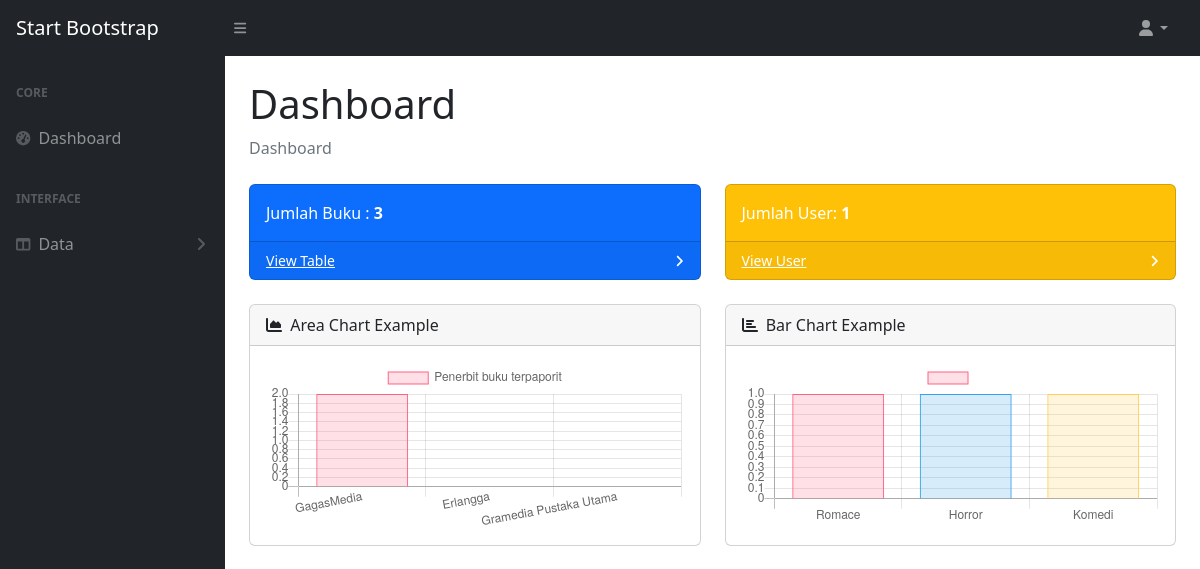
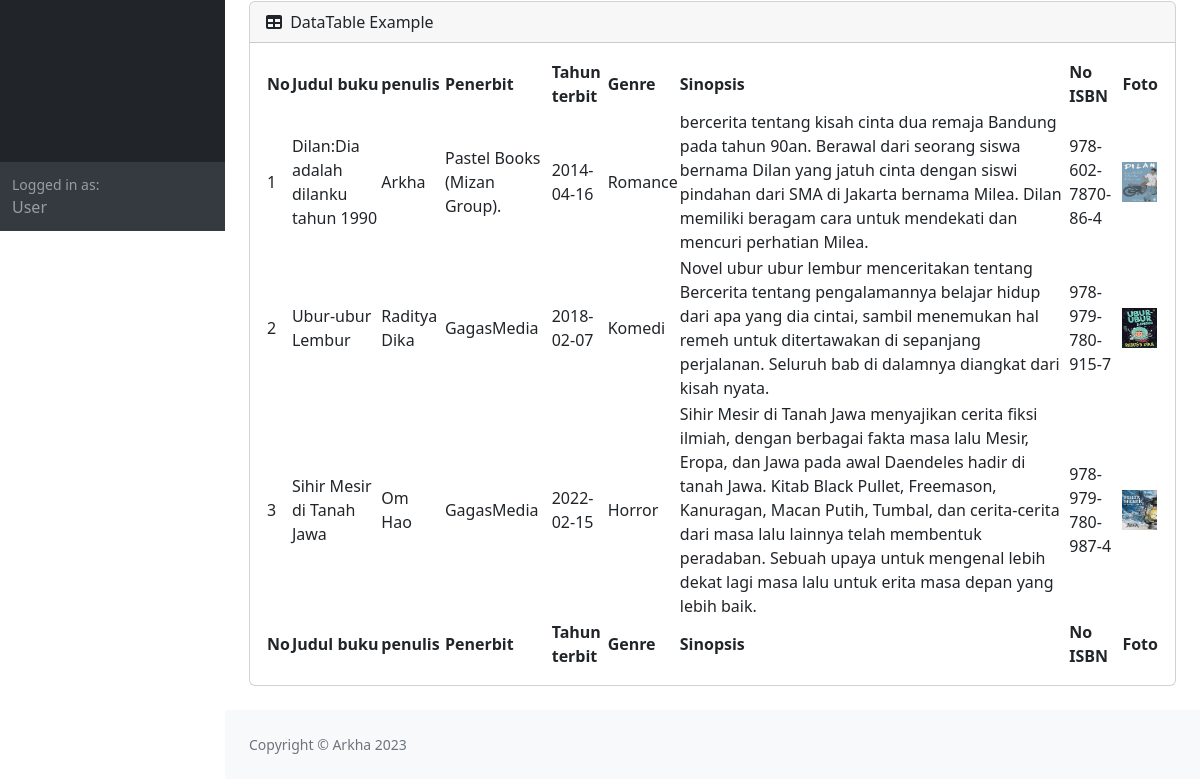
Page /user/index.php on the earlier database version (2 pictures, top to bottom).
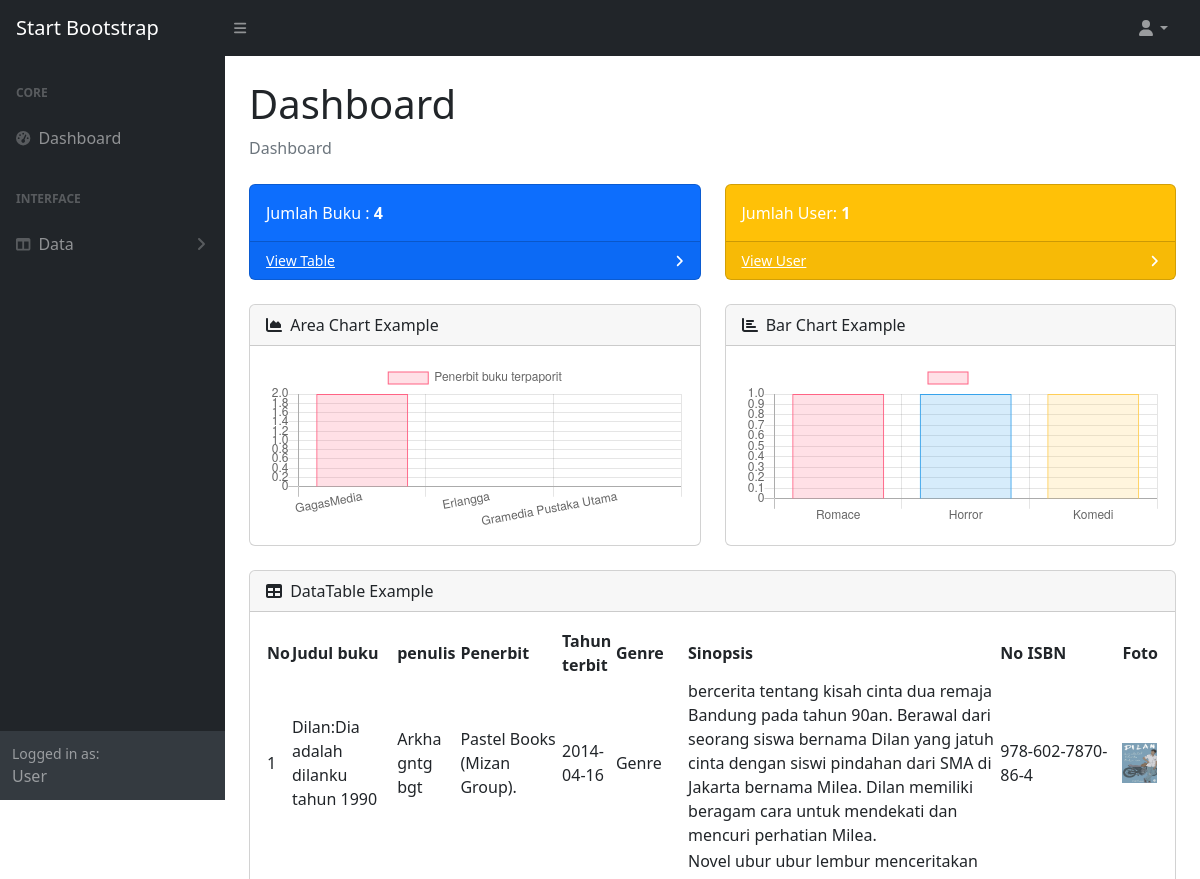
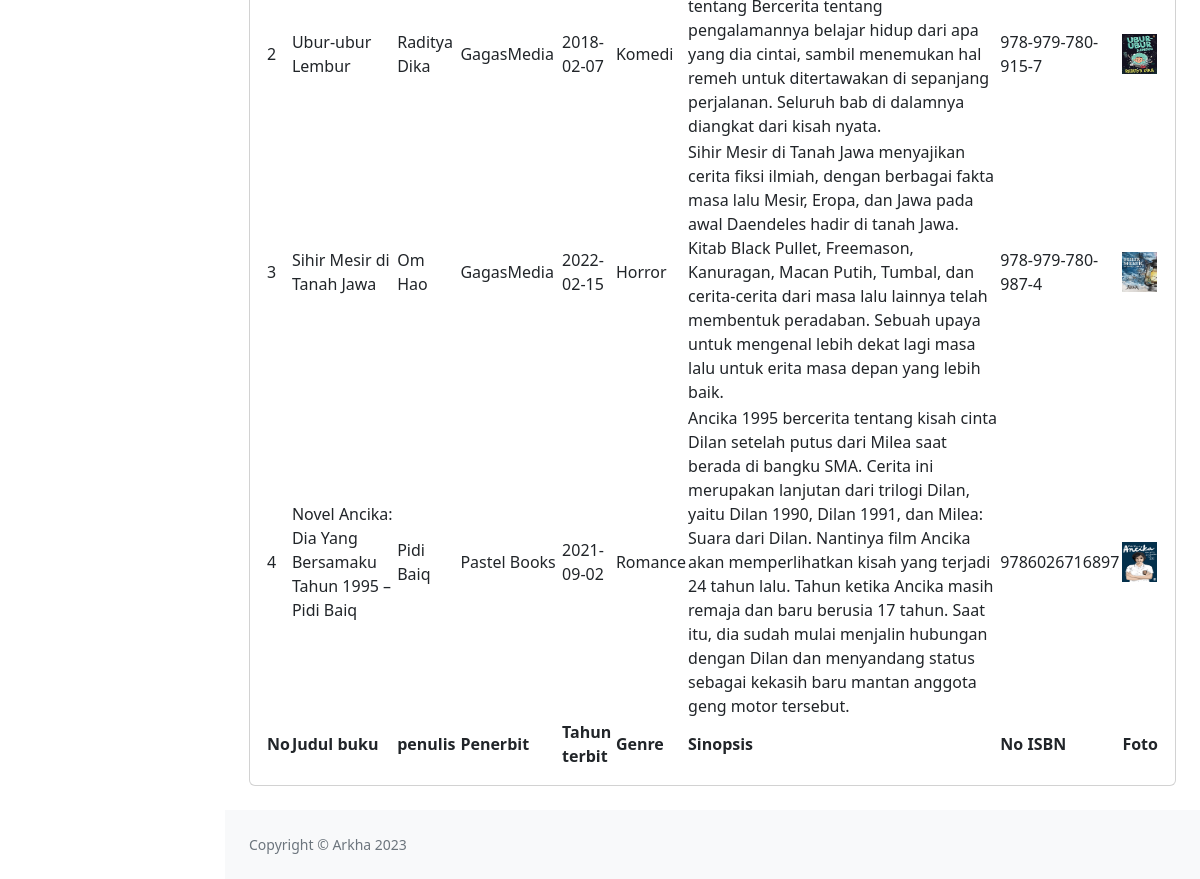
Same page on the later database version (2 pictures, top to bottom).
### tables this page shows
CREATE TABLE `daftar_buku` (
  `id_buku` int(11) NOT NULL,
  `judul` varchar(100) NOT NULL,
  `penulis` varchar(50) NOT NULL,
  `penerbit` varchar(50) NOT NULL,
  `tahun_terbit` date NOT NULL,
  `genre` varchar(50) NOT NULL,
  `sinopsis` text NOT NULL,
  `no_isbn` varchar(100) NOT NULL,
  `foto` varchar(255) NOT NULL
);

### user/index.php (the view, shortened to what the changed rows need)
<!DOCTYPE html>
<html lang="en">
<head>
    <link href="https://cdn.jsdelivr.net/npm/simple-datatables@7.1.2/dist/style.min.css" rel="stylesheet" />
    <link href="../css/styles.css" rel="stylesheet" />
</head>
<body class="sb-nav-fixed">
    <div id="layoutSidenav">
        <div id="layoutSidenav_content">
            <main>
                <div class="container-fluid px-4">
                    <h1 class="mt-4">Dashboard</h1>
                    <div class="row">
                        <?php
                        include "koneksi.php";
                        $data = mysqli_query($koneksi, "SELECT * FROM daftar_buku");
                        $jumlah_buku = mysqli_num_rows($data);
                        ?>
                        <div class="col-xl-6 col-md-6">
                            <div class="card bg-primary text-white mb-4">
                                <div class="card-body">Jumlah Buku : <b>
                                        <?php echo $jumlah_buku; ?>
                                    </b></div>
                            </div>
                        </div>
                    </div>
                    <div class="card mb-4">
                        <div class="card-body">
                            <table id="datatablesSimple">
                                <thead>
                                    <tr>
                                        <th>No</th>
                                        <th>Judul buku</th>
                                        <th>penulis</th>
                                        <th>Penerbit</th>
                                        <th>Tahun terbit</th>
                                        <th>Genre</th>
                                        <th>Sinopsis</th>
                                        <th>No ISBN</th>
                                        <th>Foto</th>
                                    </tr>
                                </thead>
                                <tfoot>
                                    <tr>
                                        <th>No</th>
                                        <th>Judul buku</th>
                                        <th>penulis</th>
                                        <th>Penerbit</th>
                                        <th>Tahun terbit</th>
                                        <th>Genre</th>
                                        <th>Sinopsis</th>
                                        <th>No ISBN</th>
                                        <th>Foto</th>
                                    </tr>
                                </tfoot>
                                <tbody>
                                    <?php
                                    include 'koneksi.php';
                                    $no = 1;
                                    $data = mysqli_query($koneksi, "select * from daftar_buku");
                                    while ($d = mysqli_fetch_array($data)) {
                                        ?>
                                        <tr>
                                            <td>
                                                <?php echo $no++; ?>
                                            </td>
                                            <td>
                                                <?php echo $d['judul']; ?>
                                            </td>
                                            <td>
                                                <?php echo $d['penulis']; ?>
                                            </td>
                                            <td>
                                                <?php echo $d['penerbit']; ?>
                                            </td>
                                            <td>
                                                <?php echo $d['tahun_terbit']; ?>
                                            </td>
                                            <td>
                                                <?php echo $d['genre']; ?>
                                            </td>
                                            <td>
                                                <?php echo $d['sinopsis']; ?>
                                            </td>
                                            <td>
                                                <?php echo $d['no_isbn']; ?>
                                            </td>
                                            <td>
                                                <img src="../admin/gambar/<?php echo $d['foto'] ?>" width="35" height="40">
                                            </td>
                                        </tr>
                                        <?php
                                    }
                                    ?>
                                </tbody>
                            </table>
                        </div>
                    </div>
                </div>
            </main>
        </div>
    </div>
    <script>
        var ctx = document.getElementById("myBarChart").getContext('2d');
        var myChart = new Chart(ctx, {
            type: 'bar',
            data: {
                labels: ["Romace", "Horror", "Komedi"],
                datasets: [{
                    label: '',
                    data: [
                        <?php
                        $data = $koneksi->query("SELECT genre FROM daftar_buku WHERE genre='Romance'");
                        $resF = $data->num_rows;
                        echo $resF;
                        ?>,
                        <?php
                        $data = $koneksi->query("SELECT genre FROM daftar_buku WHERE genre='Horror'");
                        $resF = $data->num_rows;
                        echo $resF;
                        ?>,
                        <?php
                        $data = $koneksi->query("SELECT genre FROM daftar_buku WHERE genre='Komedi'");
                        $resF = $data->num_rows;
                        echo $resF;
                        ?>
                    ],
                    backgroundColor: [
                        'rgba(255, 99, 132, 0.2)',
                        'rgba(54, 162, 235, 0.2)',
                        'rgba(255, 206, 86, 0.2)',
                        'rgba(75, 192, 192, 0.2)'
                    ],
                    borderColor: [
                        'rgba(255,99,132,1)',
                        'rgba(54, 162, 235, 1)',
                        'rgba(255, 206, 86, 1)',
                        'rgba(75, 192, 192, 1)'
                    ],
                    borderWidth: 1
                }]
            },
            options: {
                scales: {
                    yAxes: [{
                        ticks: {
                            beginAtZero: true
                        }
                    }]
                }
            }
        });
    </script>
<script>
        var ctx = document.getElementById("myBar2Chart").getContext('2d');
        var myChart = new Chart(ctx, {
            type: 'bar',
            data: {
                labels: ["GagasMedia", "Erlangga", "Gramedia Pustaka Utama"],
                datasets: [{
                    label: 'Penerbit buku terpaporit',
                    data: [
                        <?php
                        $data = $koneksi->query("SELECT penerbit FROM daftar_buku WHERE penerbit= 'GagasMedia'");
                        $resF = $data->num_rows;
                        echo $resF;
                        ?>,
                        <?php
                        $data = $koneksi->query("SELECT penerbit FROM daftar_buku WHERE penerbit='Erlangga'");
                        $resF = $data->num_rows;
                        echo $resF;
                        ?>,
                        <?php
                        $data = $koneksi->query("SELECT penerbit FROM daftar_buku WHERE penerbit='Gramedia Pustaka Utama'");
                        $resF = $data->num_rows;
                        echo $resF;
                        ?>
                    ],
                    backgroundColor: [
                        'rgba(255, 99, 132, 0.2)',
                        'rgba(54, 162, 235, 0.2)',
                        'rgba(255, 206, 86, 0.2)'
                    ],
                    borderColor: [
                        'rgba(255,99,132,1)',
                        'rgba(54, 162, 235, 1)',
                        'rgba(255, 206, 86, 1)'
                    ],
                    borderWidth: 1
                }]
            },
            options: {
                scales: {
                    yAxes: [{
                        ticks: {
                            beginAtZero: true
                        }
                    }]
                }
            }
        });
    </script>
</body>
</html>

Differences in the rows shown:
changed daftar_buku "Pastel Books (Mizan Group).": penulis "Arkha" → "Arkha gntg bgt"; genre "Romance" → "Genre"
added daftar_buku: judul "Novel Ancika: Dia Yang Bersamaku Tahun 1995 – Pidi Baiq", penulis "Pidi Baiq", penerbit "Pastel Books", tahun_terbit "2021-09-02", genre "Romance", sinopsis "Ancika 1995 bercerita tentang kisah cinta Dilan setelah putus dari Milea saat berada di bangku SMA. Cerita ini merupakan lanjutan dari trilogi Dilan, yaitu Dilan 1990, Dilan 1991, dan Milea: Suara dari Dilan. Nantinya film Ancika akan memperlihatkan kisah yang terjadi 24 tahun lalu. Tahun ketika Ancika masih remaja dan baru berusia 17 tahun. Saat itu, dia sudah mulai menjalin hubungan dengan Dilan dan menyandang status sebagai kekasih baru mantan anggota geng motor tersebut.", no_isbn "9786026716897", foto (picture)
Other differences:
$jumlah_buku: "3" → "4"
